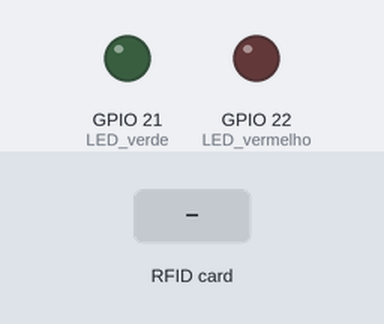
A sketch run on a simulated ESP32. Parts: output pins drawn as LEDs (lit = HIGH). Inputs (shaded band) come from the test bench. WiFi joins after 1.5 s; servers stay silent unless stated; uploads are accepted with an empty reply; what the sketch prints to the serial monitor is not drawn.

Above: at 2.7 s.
2.8 s: RFID card 5E 7A 19 C4 held to the reader
At 6.2 s:
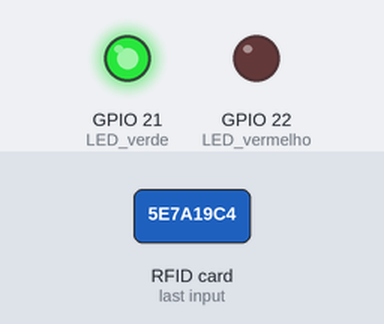
Timing chart, 0 to 9.7 s (numbered marks = the images above; inputs shaded):
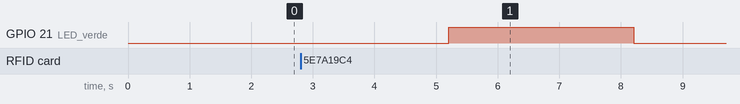

The sketch:

sketch_oct31a.ino
```cpp
#include <SPI.h>
#include <MFRC522.h>
#include <WiFi.h>
#include <HTTPClient.h>

#define SS_PIN 5
#define RST_PIN 17

MFRC522 mfrc522(SS_PIN, RST_PIN);  // Create MFRC522 instance.

const char* ssid = "********";      // Substitua pelo seu SSID
const char* password = "******";  // Substitua pela sua senha

const String apiUrl = "http://192.168.0.250:9000/ponto-api/register";  // URL da API

unsigned long ledTimer = 0;          // Timer para controlar a duração do LED
unsigned long readCooldownTimer = 0; // Timer para controlar o intervalo entre leituras
int activeLedPin = -1;               // LED atualmente ativo
const unsigned long cooldownPeriod = 5000;  // Período de resfriamento (5 segundos)

void setup() {
    Serial.begin(9600);  // Inicia a serial
    SPI.begin();         // Inicia SPI bus
    mfrc522.PCD_Init();  // Inicia MFRC522
    Serial.println("Aproxime o seu cartão do leitor...");
    Serial.println();

    pinMode(21, OUTPUT);  // LED verde
    pinMode(22, OUTPUT);  // LED vermelho

    connectToWiFi();
}

void loop() {
    if (millis() - readCooldownTimer < cooldownPeriod) {
        handleLedTiming();
        return;  // Aguarda o período de resfriamento antes de ler novamente
    }

    if (!mfrc522.PICC_IsNewCardPresent() || !mfrc522.PICC_ReadCardSerial()) {
        handleLedTiming();
        return;
    }

    String uid = readCardUID();
    handleCard(uid);
    handleLedTiming();  // Continua verificando o timer do LED
}

void connectToWiFi() {
    Serial.println("Tentando entrar no Wi-Fi");
    WiFi.begin(ssid, password);

    while (WiFi.status() != WL_CONNECTED) {
        Serial.print(".");
        delay(500);
    }

    Serial.println("\nEntrou no Wi-Fi");
    Serial.println("IP: " + WiFi.localIP().toString());
}

String readCardUID() {
    String uid = "";
    for (byte i = 0; i < mfrc522.uid.size; i++) {
        uid += String(mfrc522.uid.uidByte[i] < 0x10 ? "0" : "") + String(mfrc522.uid.uidByte[i], HEX);
    }
    uid.toUpperCase();
    return uid;
}

void handleCard(const String& uid) {
    Serial.println("UID da tag: " + uid);
    sendHttpRequest(uid);
    readCooldownTimer = millis();  // Reinicia o timer de resfriamento após leitura bem-sucedida
}

void sendHttpRequest(const String& uid) {
    if (WiFi.status() != WL_CONNECTED) {
        Serial.println("Wi-Fi desconectado.");
        activateLed(22);  // Acende LED vermelho
        return;
    }

    HTTPClient client;
    client.begin(apiUrl);

    // Configura o cabeçalho e o corpo da requisição POST
    client.addHeader("Content-Type", "application/json");
    String requestBody = "{\"uid\": \"" + uid + "\"}";

    int httpCode = client.POST(requestBody);

    if (httpCode > 0) {
        Serial.println("\nStatusCode: " + String(httpCode));
        String payload = client.getString();
        Serial.println("Resposta: " + payload);

        if (httpCode == 200) {
            activateLed(21);  // Acende LED verde
        } else {
            activateLed(22);  // Acende LED vermelho
        }
    } else {
        Serial.println("Erro na requisição: " + String(httpCode));
        activateLed(22);  // Acende LED vermelho em caso de erro
    }

    client.end();
}

void activateLed(int pin) {
    if (activeLedPin != -1) {
        digitalWrite(activeLedPin, LOW);  // Garante que nenhum LED anterior fique ligado
    }

    activeLedPin = pin;
    digitalWrite(activeLedPin, HIGH);
    ledTimer = millis();  // Inicia o temporizador
}

void handleLedTiming() {
    if (activeLedPin != -1 && millis() - ledTimer >= 3000) {  // Verifica se o tempo do LED ativo expirou
        digitalWrite(activeLedPin, LOW);  // Desliga o LED
        activeLedPin = -1;  // Reseta o LED ativo
    }
}
```

Measured:
- after the input at 2.8 s, GPIO 21 (LED_verde): LOW → HIGH after 2.4 s, → LOW 3.0 s later
